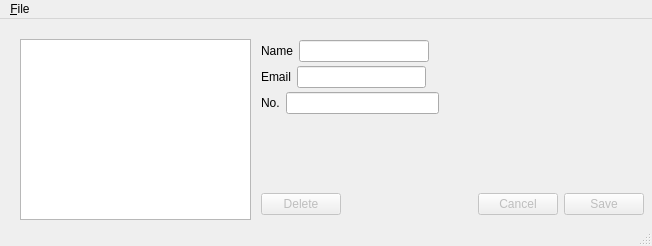
<?xml version="1.0" encoding="UTF-8"?>
<ui version="4.0">
 <class>MainWindow</class>
 <widget class="QMainWindow" name="MainWindow">
  <property name="geometry">
   <rect>
    <x>0</x>
    <y>0</y>
    <width>652</width>
    <height>246</height>
   </rect>
  </property>
  <property name="windowTitle">
   <string>MainWindow</string>
  </property>
  <widget class="QWidget" name="centralwidget">
   <widget class="QListView" name="contactListView">
    <property name="geometry">
     <rect>
      <x>20</x>
      <y>20</y>
      <width>231</width>
      <height>181</height>
     </rect>
    </property>
    <property name="editTriggers">
     <set>QAbstractItemView::NoEditTriggers</set>
    </property>
    <property name="selectionMode">
     <enum>QAbstractItemView::SingleSelection</enum>
    </property>
    <property name="selectionBehavior">
     <enum>QAbstractItemView::SelectRows</enum>
    </property>
    <property name="verticalScrollMode">
     <enum>QAbstractItemView::ScrollPerPixel</enum>
    </property>
    <property name="flow">
     <enum>QListView::LeftToRight</enum>
    </property>
    <property name="viewMode">
     <enum>QListView::ListMode</enum>
    </property>
   </widget>
   <widget class="QWidget" name="layoutWidget">
    <property name="geometry">
     <rect>
      <x>261</x>
      <y>21</y>
      <width>168</width>
      <height>22</height>
     </rect>
    </property>
    <layout class="QHBoxLayout" name="horizontalLayout">
     <item>
      <widget class="QLabel" name="nameLabel">
       <property name="text">
        <string>Name</string>
       </property>
      </widget>
     </item>
     <item>
      <widget class="QLineEdit" name="nameEdit"/>
     </item>
    </layout>
   </widget>
   <widget class="QWidget" name="layoutWidget">
    <property name="geometry">
     <rect>
      <x>261</x>
      <y>47</y>
      <width>165</width>
      <height>22</height>
     </rect>
    </property>
    <layout class="QHBoxLayout" name="horizontalLayout_2">
     <item>
      <widget class="QLabel" name="emailLabel">
       <property name="text">
        <string>Email</string>
       </property>
      </widget>
     </item>
     <item>
      <widget class="QLineEdit" name="emailEdit"/>
     </item>
    </layout>
   </widget>
   <widget class="QWidget" name="layoutWidget">
    <property name="geometry">
     <rect>
      <x>261</x>
      <y>73</y>
      <width>178</width>
      <height>22</height>
     </rect>
    </property>
    <layout class="QHBoxLayout" name="horizontalLayout_3">
     <item>
      <widget class="QLabel" name="numberLabel">
       <property name="text">
        <string>No.</string>
       </property>
      </widget>
     </item>
     <item>
      <widget class="QLineEdit" name="numberEdit"/>
     </item>
    </layout>
   </widget>
   <widget class="QWidget" name="layoutWidget">
    <property name="geometry">
     <rect>
      <x>261</x>
      <y>173</y>
      <width>383</width>
      <height>25</height>
     </rect>
    </property>
    <layout class="QHBoxLayout" name="horizontalLayout_4">
     <item>
      <widget class="QPushButton" name="deleteButton">
       <property name="enabled">
        <bool>false</bool>
       </property>
       <property name="text">
        <string>Delete</string>
       </property>
      </widget>
     </item>
     <item>
      <spacer name="horizontalSpacer">
       <property name="orientation">
        <enum>Qt::Horizontal</enum>
       </property>
       <property name="sizeHint" stdset="0">
        <size>
         <width>138</width>
         <height>20</height>
        </size>
       </property>
      </spacer>
     </item>
     <item>
      <widget class="QPushButton" name="cancelButton">
       <property name="enabled">
        <bool>false</bool>
       </property>
       <property name="text">
        <string>Cancel</string>
       </property>
      </widget>
     </item>
     <item>
      <widget class="QPushButton" name="saveButton">
       <property name="enabled">
        <bool>false</bool>
       </property>
       <property name="text">
        <string>Save</string>
       </property>
      </widget>
     </item>
    </layout>
   </widget>
   <zorder>layoutWidget</zorder>
   <zorder>layoutWidget</zorder>
   <zorder>layoutWidget</zorder>
   <zorder>layoutWidget</zorder>
   <zorder>contactListView</zorder>
  </widget>
  <widget class="QMenuBar" name="menubar">
   <property name="geometry">
    <rect>
     <x>0</x>
     <y>0</y>
     <width>652</width>
     <height>21</height>
    </rect>
   </property>
   <widget class="QMenu" name="menuFile">
    <property name="title">
     <string>&amp;File</string>
    </property>
    <addaction name="actionQuit"/>
   </widget>
   <addaction name="menuFile"/>
  </widget>
  <widget class="QStatusBar" name="statusbar"/>
  <action name="actionQuit">
   <property name="text">
    <string>&amp;Quit</string>
   </property>
  </action>
 </widget>
 <resources/>
 <connections/>
</ui>
